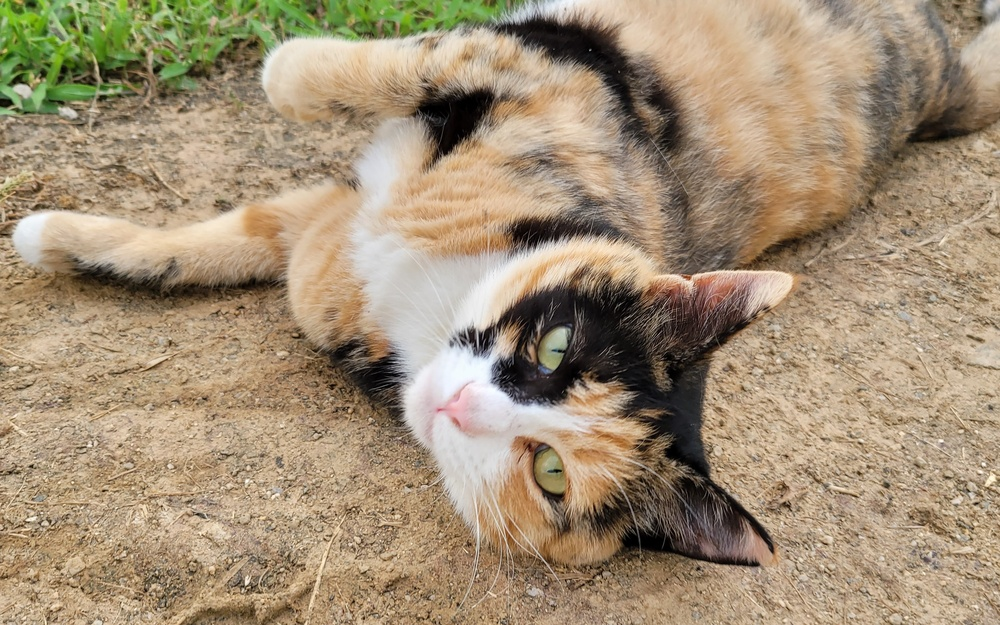
#> input picture OpenCV21/cat.jpg, 1000 x 625 px, shrunk from 3200 x 2000 before the run, found by its file name
$ jupyter execute C147-Practice.ipynb
#> lines starting #> are read from the running program, lines starting #| are printed output that depends on the picture; after the words box and inside, x2 and y2 are one past the last pixel; in counts of white or black regions, pixels touching at a corner belong together
# 1.4.7 Canny Edge Detection
### cv2.Canny()

[cell 1]
import cv2
import numpy as np
from matplotlib import pyplot as plt

img = cv2.imread('D:\GitHub\ComputerVision20212\SampleFiles\cat.jpg',0)
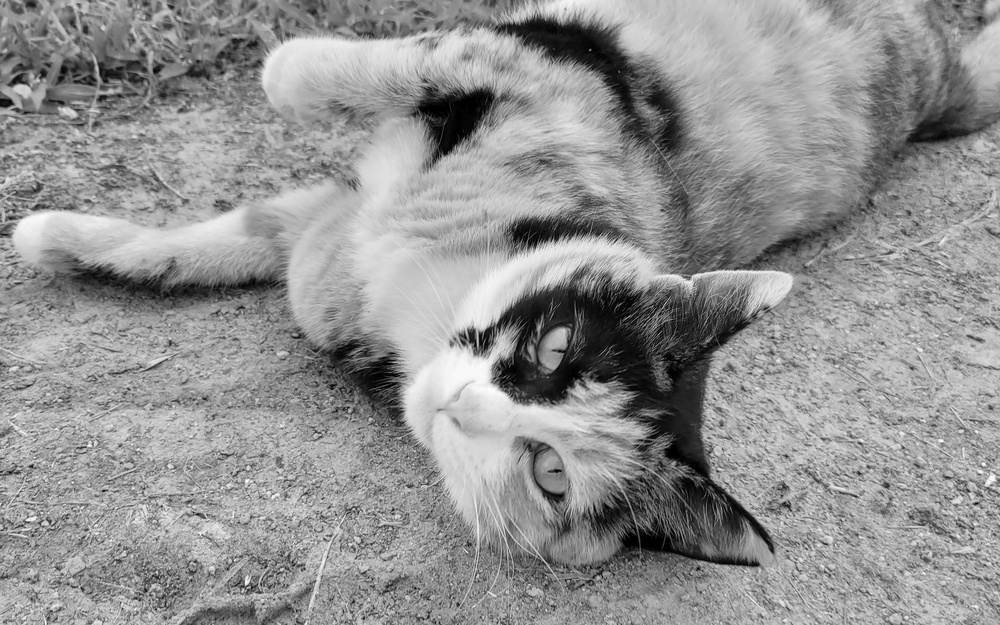
#> img: shape (625, 1000); min 0, max 255, mean 146.7
edges = cv2.Canny(img,200,300)  # min --> 200 / max --> 300
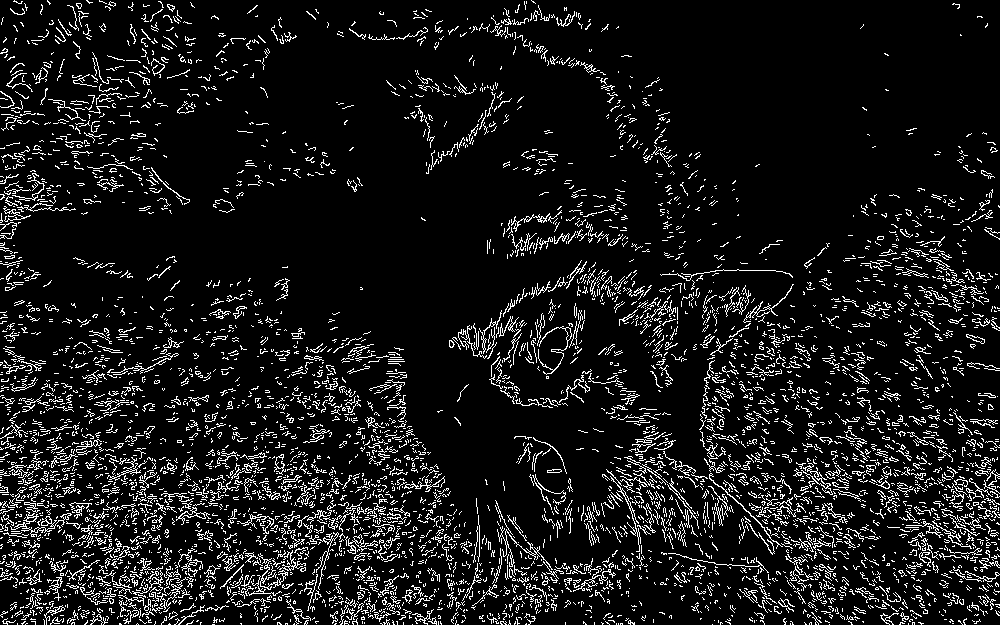
#> edges: shape (625, 1000); 9.4% white in thin lines or dots

plt.rcParams["figure.figsize"] = (15, 10)

plt.subplot(121),plt.imshow(img,cmap = 'gray')
plt.title('Original Image'), plt.xticks([]), plt.yticks([])
plt.subplot(122),plt.imshow(edges,cmap = 'gray')
plt.title('Edge Image'), plt.xticks([]), plt.yticks([])
plt.show()
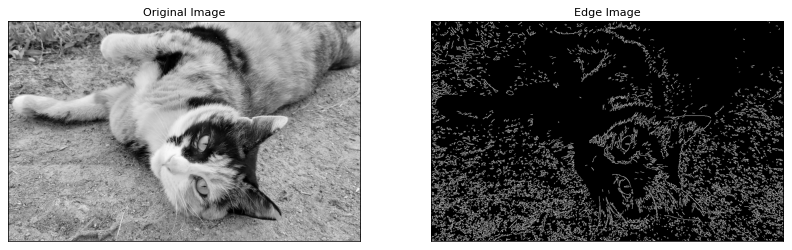
#> figure drawn by matplotlib, 2 panels

[cell 2]
import cv2
import numpy as np
from matplotlib import pyplot as plt

img = cv2.imread('D:\GitHub\ComputerVision20212\SampleFiles\cat.jpg',0)

n = 3
gaussian = cv2.GaussianBlur(img, (n, n), 0)

edges = cv2.Canny(gaussian,200,300)  # min --> 200 / max --> 300
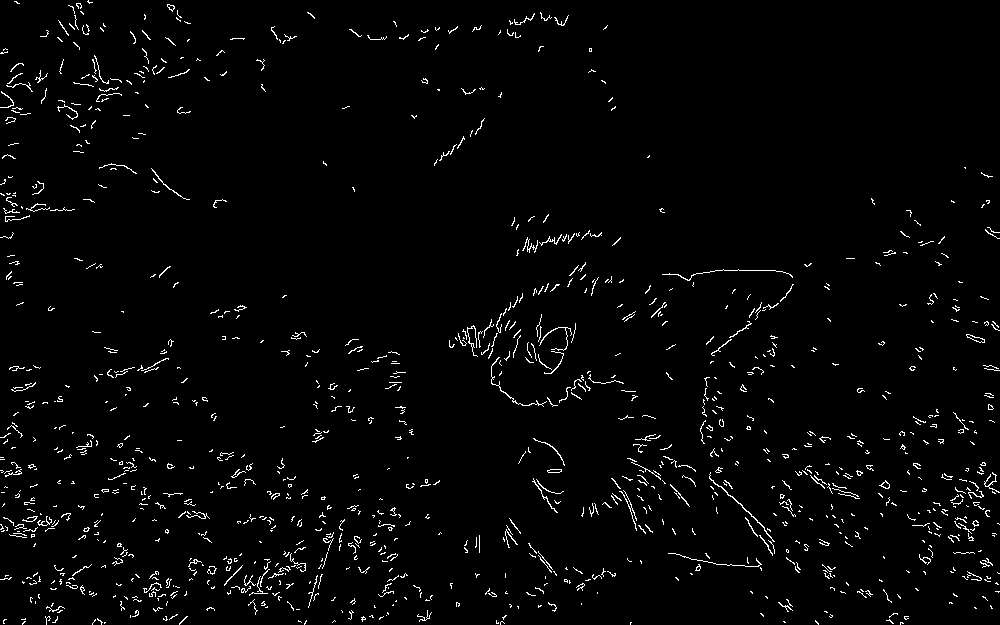
#> edges: shape (625, 1000); 2.3% white in thin lines or dots

plt.rcParams["figure.figsize"] = (15, 10)

plt.subplot(121),plt.imshow(img,cmap = 'gray')
plt.title('Original Image'), plt.xticks([]), plt.yticks([])
plt.subplot(122),plt.imshow(edges,cmap = 'gray')
plt.title('Edge Image'), plt.xticks([]), plt.yticks([])

plt.show()

$ run again, with OpenCV21/1.jpg copied over OpenCV21/cat.jpg
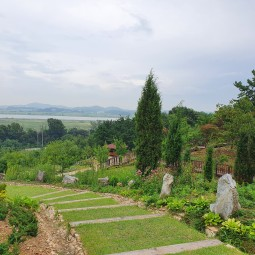
#> input picture OpenCV21/1.jpg, 255 x 255 px, found by its file name
#> `gaussian = cv2.GaussianBlur(img, (n, n), 0)`:
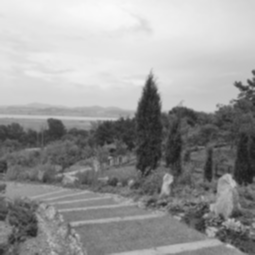
#> gaussian: shape (255, 255); min 26, max 250, mean 153.6
#> `edges = cv2.Canny(gaussian,200,300)`:
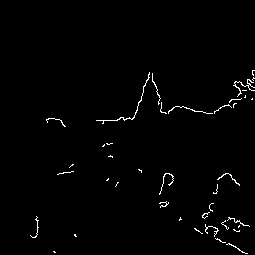
#> edges: shape (255, 255); 1.3% white in thin lines or dots, all inside (x1, y1, x2, y2) = (30, 70, 255, 254)

$ run again, with OpenCV21/2.jpg copied over OpenCV21/cat.jpg
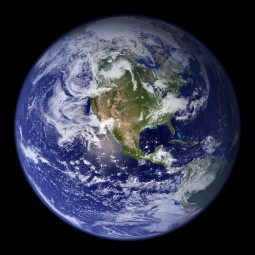
#> input picture OpenCV21/2.jpg, 255 x 255 px, found by its file name
#> `gaussian = cv2.GaussianBlur(img, (n, n), 0)`:
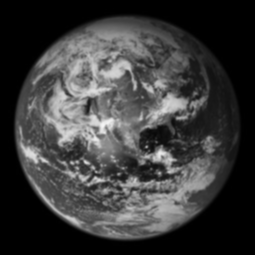
#> gaussian: shape (255, 255); min 0, max 244, mean 58.7
#> `edges = cv2.Canny(gaussian,200,300)`:
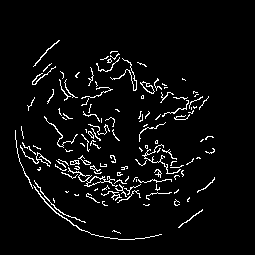
#> edges: shape (255, 255); 4.6% white in thin lines or dots, all inside (x1, y1, x2, y2) = (15, 40, 215, 240)
